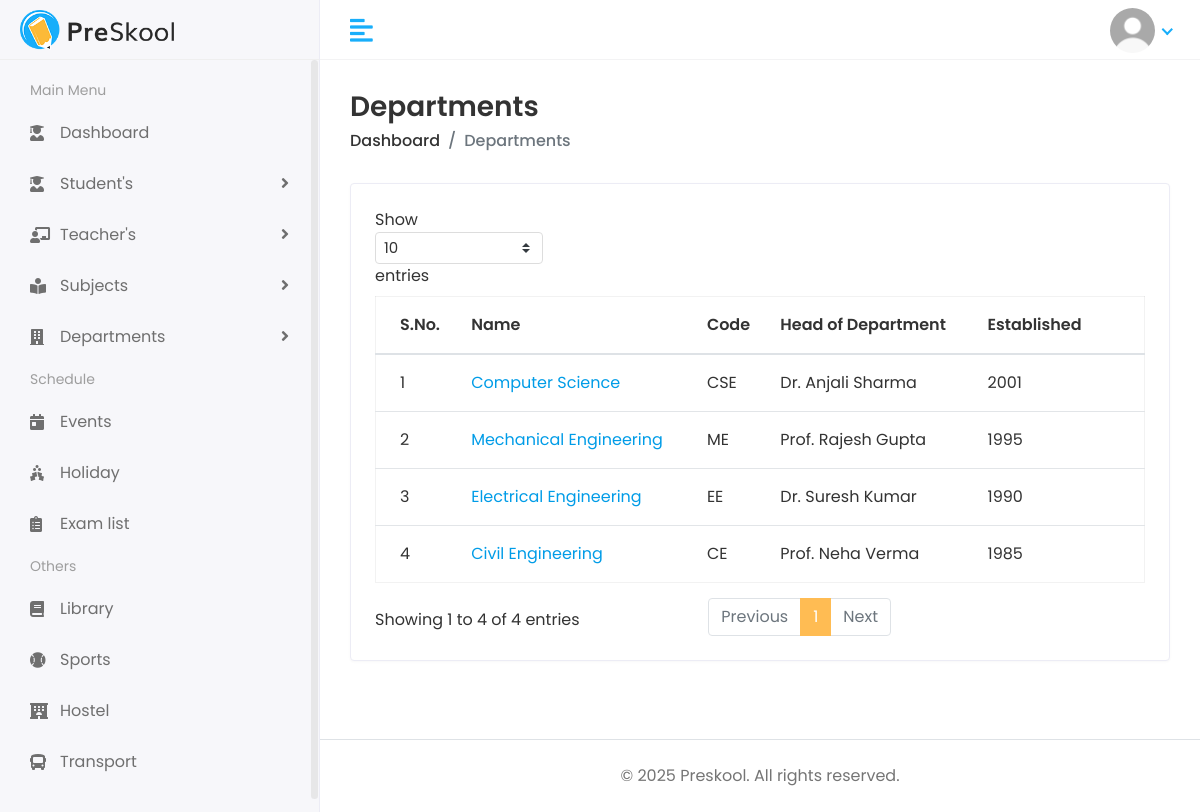
Page /dept/ (signed in) on the committed database.
### home_auth/models.py (models this page shows, shortened)
class CustomUser(AbstractUser):
    username = models.CharField(max_length=100, unique=True)
    email = models.EmailField(max_length=255, unique=True, db_index=True)
    is_authorized = models.BooleanField(default=False)
    login_token = models.CharField(max_length=6, blank=True, null=True)
    first_name = models.CharField(max_length=30, blank=True)
    last_name = models.CharField(max_length=30, blank=True)
    date_joined = models.DateTimeField(auto_now_add=True)
    profile_image = models.ImageField(
        upload_to='profile_images/',
        blank=True,
        null=True,
        default='profile_images/default-profile.png'
    )
    is_student = models.BooleanField(default=False)
    is_admin = models.BooleanField(default=False)
    is_teacher = models.BooleanField(default=False)
    groups = models.ManyToManyField(
        'auth.Group',
        related_name=None,
        blank=True
    )
    user_permissions = models.ManyToManyField(
        'auth.Permission',
        related_name=None,
        blank=True
    )

### dept/models.py (models this page shows, shortened)
class Dept(models.Model):
    name = models.CharField(max_length=100, unique=True)
    code = models.CharField(max_length=20, unique=True)
    head_of_dept = models.CharField(max_length=100, blank=True)
    established_year = models.PositiveIntegerField(blank=True, null=True)
    description = models.TextField(blank=True)
    slug = models.SlugField(max_length=255, unique=True, blank=True)

### dept/views.py (the view)
# urls.py: path("", views.dept_list, name='dept_list'),
def dept_list(request):
    depts = Dept.objects.all()
    context = {
        'depts': depts,
    }
    return render(request, "depts/depts.html", context)

### templates/depts/depts.html (shortened to what this page needs)
{% extends 'Home/base.html' %}
{% load static %}
{% block body %}
<div class="page-wrapper">
   <div class="content container-fluid">
      <div class="page-header">
         <div class="row align-items-center">
            <div class="col">
               <h3 class="page-title">Departments</h3>
               <ul class="breadcrumb">
                  {% if user.is_admin %}
                  <li class="breadcrumb-item"><a href="{% url 'dean_dashboard' %}">Dashboard</a></li>
                  {% elif user.is_teacher %}
                  <li class="breadcrumb-item"><a href="{% url 'teacher_dashboard' %}">Dashboard</a></li>
                  {% elif user.is_student %}
                  <li class="breadcrumb-item"><a href="{% url 'student_dashboard' %}">Dashboard</a></li>
                  {% endif %}
                  <li class="breadcrumb-item active">Departments</li>
               </ul>
            </div>
         </div>
      </div>
      <div class="row">
         <div class="col-sm-12">
            <div class="card card-table">
               <div class="card-body">
                  <div class="table-responsive">
                     <table class="table table-hover table-center mb-0 datatable">
                        <thead>
                           <tr>
                              <th>S.No.</th>
                              <th>Name</th>
                              <th>Code</th>
                              <th>Head of Department</th>
                              <th>Established</th>
                              <th class="text-right">{% if user.is_teacher or user.is_admin %}Action{% endif %}</th>
                           </tr>
                        </thead>
                        <tbody>
                           {% for dept in depts %}
                           <tr>
                              <td>{{ forloop.counter }}</td>
                              <td>
                                 <a href="{% url 'view_dept' dept.slug %}">
                                    {{ dept.name }}
                                 </a>
                              </td>
                              <td>{{ dept.code }}</td>
                              <td>{{ dept.head_of_dept|default:"-" }}</td>
                              <td>{{ dept.established_year|default:"-" }}</td>
                              <td class="text-right">
                              </td>
                           </tr>
                           {% empty %}
                           <tr>
                              <td colspan="6" class="text-center">No departments available.</td>
                           </tr>
                           {% endfor %}
                        </tbody>
                     </table>
                  </div>
               </div>
            </div>
         </div>
      </div>
   </div>
   <footer class="text-center py-4 mt-5 border-top">
      <p class="mb-0 text-muted">&copy; 2025 Preskool. All rights reserved.</p>
   </footer>
</div>
{% endblock %}

### templates/Home/base.html (shortened to what this page needs)
{% load static %}
<!DOCTYPE html>
<html lang="en">
<head>
   <link rel="stylesheet" href="{% static 'assets/plugins/bootstrap/css/bootstrap.min.css' %}">
   <link rel="stylesheet" href="{% static 'assets/plugins/fontawesome/css/fontawesome.min.css' %}">
   <link rel="stylesheet" href="{% static 'assets/plugins/fontawesome/css/all.min.css' %}">
   <link rel="stylesheet" href="{% static 'assets/css/style.css' %}">
</head>
<body>
   <div class="main-wrapper">
      <div class="header">
         <div class="header-left">
            {% if user.is_admin %}
            <a href="{% url 'dean_dashboard' %}" class="logo">
               <img src="{% static 'assets/img/logo.png' %}" alt="Logo">
            </a>
            {% elif user.is_teacher %}
            <a href="{% url 'teacher_dashboard' %}" class="logo">
               <img src="{% static 'assets/img/logo.png' %}" alt="Logo">
            </a>
            {% elif user.is_student %}
            <a href="{% url 'student_dashboard' %}" class="logo">
               <img src="{% static 'assets/img/logo.png' %}" alt="Logo">
            </a>
            {% endif %}
         </div>
         <a href="javascript:void(0);" id="toggle_btn">
            <i class="fas fa-align-left"></i>
         </a>
         <ul class="nav user-menu">
            <li class="nav-item dropdown has-arrow">
               <a href="#" class="dropdown-toggle nav-link" data-toggle="dropdown">
        <img class="avatar-img rounded-circle"
             src="{{ user.profile_image.url|default:'/static/assets/img/profiles/default-profile.png' }}"
             width="45" height="45"
             alt="{{ user.username|default:'User' }}">
</a>
            </li>
         </ul>
      </div>
      <div class="sidebar" id="sidebar">
         <div class="sidebar-inner slimscroll">
            <div id="sidebar-menu" class="sidebar-menu">
               <ul>
                  <li class="menu-title"><span>Main Menu</span></li>
                  {% if user.is_admin %}
                  <li><a href="{% url 'dean_dashboard' %}"><i class="fas fa-user-shield"></i> <span>Dashboard</span></a>
                  </li>
                  {% elif user.is_teacher %}
                  <li><a href="{% url 'teacher_dashboard' %}"><i class="fas fa-chalkboard-teacher"></i>
                        <span>Dashboard</span></a></li>
                  {% elif user.is_student %}
                  <li><a href="{% url 'student_dashboard' %}"><i class="fas fa-user-graduate"></i>
                        <span>Dashboard</span></a></li>
                  {% endif %}
                  <li class="submenu">
                     <a href="#"><i class="fas fa-user-graduate"></i> <span> Student's</span> <span
                           class="menu-arrow"></span></a>
                  </li>
                  <li class="submenu">
                     <a href="#"><i class="fas fa-chalkboard-teacher"></i> <span> Teacher's</span> <span
                           class="menu-arrow"></span></a>
                  </li>
                  <li class="submenu">
                     <a href="#"><i class="fas fa-book-reader"></i> <span> Subjects</span> <span
                           class="menu-arrow"></span></a>
                  </li>
                  <li class="submenu">
                     <a href="#"><i class="fas fa-building"></i> <span> Departments</span> <span
                           class="menu-arrow"></span></a>
                  </li>
                  <li class="menu-title"><span>Schedule</span></li>
                  <li><a href="{% url 'event_list' %}"><i class="fas fa-calendar-day"></i> <span>Events</span></a></li>
                  <li><a href="{% url 'holiday_list' %}"><i class="fas fa-holly-berry"></i> <span>Holiday</span></a>
                  </li>
                  <li><a href="{% url 'exam_list' %}"><i class="fas fa-clipboard-list"></i> <span>Exam list</span></a>
                  </li>
                  <li class="menu-title"><span>Others</span></li>
                  <li><a href="{% url 'book_list' %}"><i class="fas fa-book"></i> <span>Library</span></a></li>
                  <li><a href="{% url 'sport_list' %}"><i class="fas fa-baseball-ball"></i> <span>Sports</span></a></li>
                  <li><a href="{% url 'hostel_list' %}"><i class="fas fa-hotel"></i> <span>Hostel</span></a></li>
                  <li><a href="{% url 'transport_list' %}"><i class="fas fa-bus"></i> <span>Transport</span></a></li>
               </ul>
            </div>
         </div>
      </div>
      <div class="page-content">
         {% block body %}
         {% endblock %}
      </div>
   </div>
</body>
</html>

### rows in the picture
CustomUser: profile_image (placeholder picture)
Dept: name "Computer Science", code "CSE", head_of_dept "Dr. Anjali Sharma", established_year "2001"
Dept: name "Mechanical Engineering", code "ME", head_of_dept "Prof. Rajesh Gupta", established_year "1995"
Dept: name "Electrical Engineering", code "EE", head_of_dept "Dr. Suresh Kumar", established_year "1990"
Dept: name "Civil Engineering", code "CE", head_of_dept "Prof. Neha Verma", established_year "1985"
